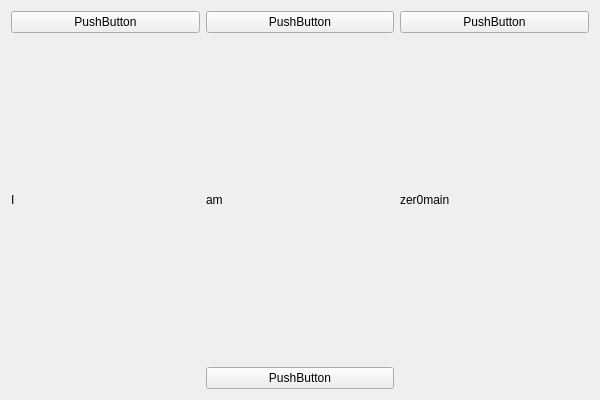
<?xml version="1.0" encoding="UTF-8"?>
<ui version="4.0">
 <class>MainWindow</class>
 <widget class="QMainWindow" name="MainWindow">
  <property name="geometry">
   <rect>
    <x>0</x>
    <y>0</y>
    <width>600</width>
    <height>400</height>
   </rect>
  </property>
  <property name="windowTitle">
   <string>MainWindow</string>
  </property>
  <widget class="QWidget" name="centralWidget">
   <layout class="QGridLayout" name="gridLayout" rowstretch="1,0,0,0">
    <item row="0" column="0">
     <layout class="QVBoxLayout" name="verticalLayout">
      <item>
       <widget class="QPushButton" name="pushButton">
        <property name="text">
         <string>PushButton</string>
        </property>
       </widget>
      </item>
      <item>
       <widget class="QLabel" name="label">
        <property name="text">
         <string>I</string>
        </property>
       </widget>
      </item>
     </layout>
    </item>
    <item row="0" column="1">
     <layout class="QVBoxLayout" name="verticalLayout_2">
      <item>
       <widget class="QPushButton" name="pushButton_2">
        <property name="text">
         <string>PushButton</string>
        </property>
       </widget>
      </item>
      <item>
       <widget class="QLabel" name="label_2">
        <property name="text">
         <string>am</string>
        </property>
       </widget>
      </item>
     </layout>
    </item>
    <item row="0" column="2">
     <layout class="QVBoxLayout" name="verticalLayout_3">
      <item>
       <widget class="QPushButton" name="pushButton_3">
        <property name="text">
         <string>PushButton</string>
        </property>
       </widget>
      </item>
      <item>
       <widget class="QLabel" name="label_3">
        <property name="text">
         <string>zer0main</string>
        </property>
       </widget>
      </item>
     </layout>
    </item>
    <item row="1" column="1">
     <widget class="QPushButton" name="pushButton_4">
      <property name="text">
       <string>PushButton</string>
      </property>
     </widget>
    </item>
   </layout>
  </widget>
 </widget>
 <layoutdefault spacing="6" margin="11"/>
 <resources/>
 <connections/>
</ui>
